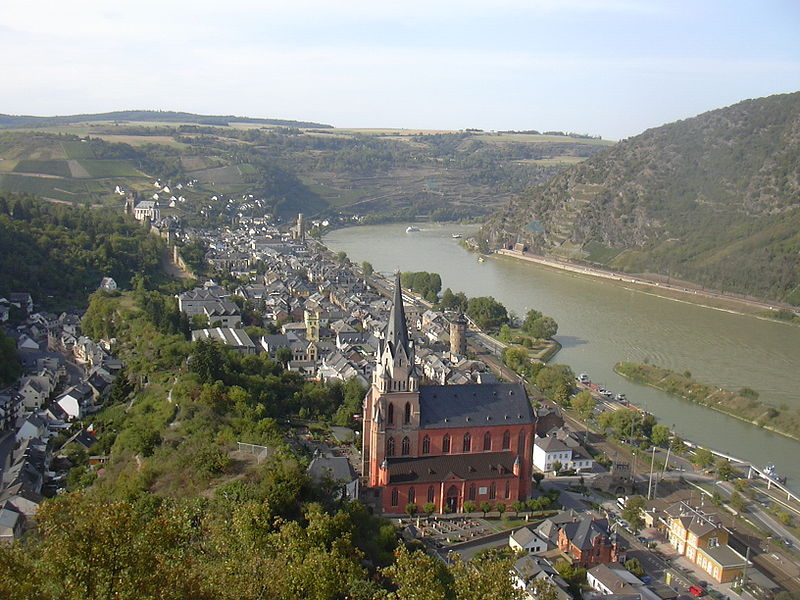
#> input picture lessons/images/oberwesel_1.JPG, 800 x 600 px, found by its file name
$ jupyter execute 02_Computer_Vision_Basics.ipynb
#> lines starting #> are read from the running program, lines starting #| are printed output that depends on the picture
<a href="https://colab.research.google.com/github/drhoffma/HarperIDEAShopCVCC/blob/main/lessons/02_Computer_Vision_Basics.ipynb" target="_parent"></a>

# Welcome to **Harper College's IDEAShop** curriculum!

**Course Title:** *Computer Vision, Cameras, & Code*

**Quick Links:** [Homepage](https://tinyurl.com/harpercv-home) | [Syllabus](https://tinyurl.com/harpercv-syllabus) | [Blackboard](#) | [Instructor](https://davidrhoffman.net)

***Terms of use:*** *This course is public domain. If you'd like to use content from this course, please request consent by [contacting Harper College MakerSpace](https://www.harpercollege.edu/maker/contact/index.php).*

---

# Computer Vision Basics
* Images and Pixels
* Color Channels
* Basic manipulations (resizing, flipping)
* Extracting ROIs
* Drawing
* Masks
* Blurring

## Images and Pixels

### Load an image

[cell 1]
# imports
import cv2
from google.colab.patches import cv2_imshow

# load an image
image = cv2.imread("oberwesel_1.JPG")
#> image is the input picture: shape (600, 800, 3); mean B, G, R 120.9, 130.2, 129.9

# display the image
cv2_imshow(image)

## Color Channels

[cell 2]
# code playground

shape = image.shape
#> shape = (600, 800, 3)
print(shape)
#| (600, 800, 3)

# BGR pixels = Blue, Green, Red
corner_pixel = image[0, 0]
#> corner_pixel = [254, 250, 249]
print(corner_pixel)
#| [254 250 249]
# pixels [0: 255]  (256 possible values for each color channel component)

# convert the image to grayscale
gray_image = cv2.cvtColor(image, cv2.COLOR_BGR2GRAY)
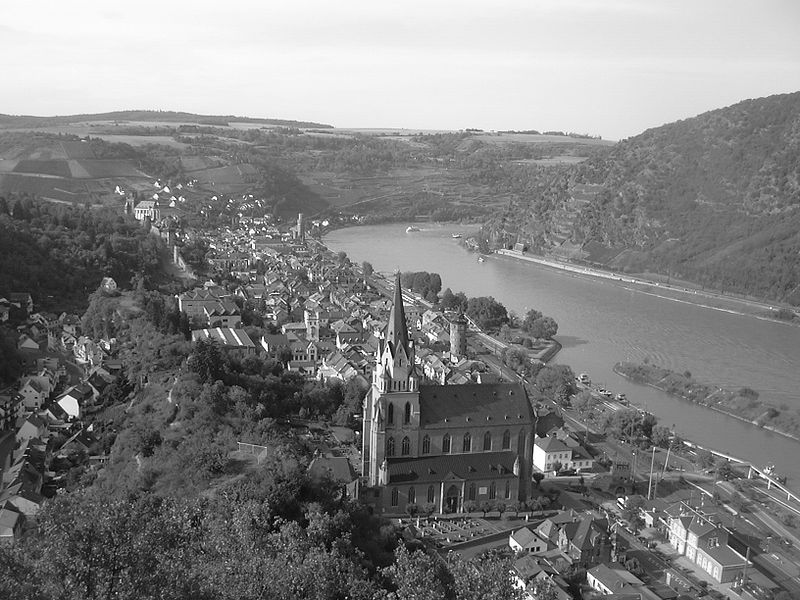
#> gray_image: shape (600, 800); min 0, max 255, mean 129.1
cv2_imshow(gray_image)
shape = gray_image.shape
#> shape = (600, 800)
print(shape)
#| (600, 800)

# print the top left corner pixel of the grayscale image
top_left_corner_pixel = gray_image[0, 0]
#> top_left_corner_pixel = 250
print(top_left_corner_pixel)
#| 250

# print the bottom right corner pixel value of the grayscale image
bottom_right_corner_pixel = gray_image[559, 799]
#> bottom_right_corner_pixel = 100
print(bottom_right_corner_pixel)
#| 100

# bottom left grayscale pixel
bottom_left_corner_pixel = gray_image[559, 0]
#> bottom_left_corner_pixel = 42
print(bottom_left_corner_pixel)
#| 42

## Basic manipulations (resizing, flipping)

[cell 3]
# code playground

# resize the image smaller
resized = cv2.resize(image, (400, 300))
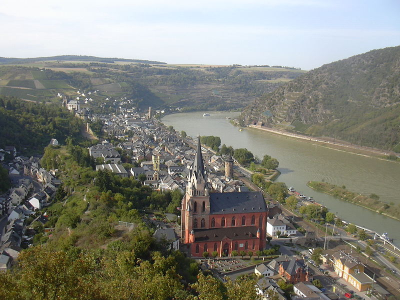
#> resized: shape (300, 400, 3); mean B, G, R 121.1, 130.4, 130
cv2_imshow(resized)

import imutils
resized_2 = imutils.resize(image, width=500)
cv2_imshow(resized_2)
print(resized_2.shape)
#| (375, 500, 3)

## Extracting ROIs

[cell 4]
# code playground

# image[startY:endY, startX:endX]
roi = resized_2[160:340, 215:340]
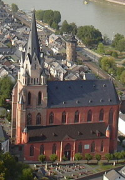
#> roi: shape (180, 125, 3); mean B, G, R 89.8, 98.4, 106.9
cv2_imshow(roi)

$ run again, with lessons/images/oberwesel_2.jpg copied over lessons/images/oberwesel_1.JPG
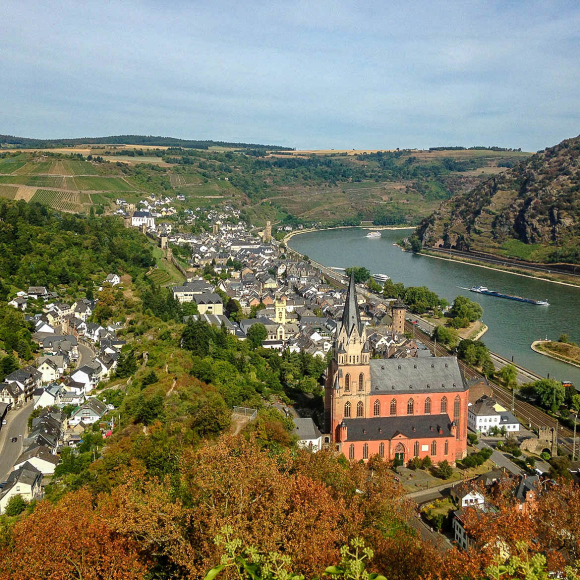
#> input picture lessons/images/oberwesel_2.jpg, 1160 x 1160 px, found by its file name (shown at 1/2 size)
#> image is the input picture: shape (1160, 1160, 3); mean B, G, R 101.8, 123.4, 124.7
#| (1160, 1160, 3)
#> corner_pixel = [223, 206, 187]
#| [223 206 187]
#> `gray_image = cv2.cvtColor(image, cv2.COLOR_BGR2GRAY)`:
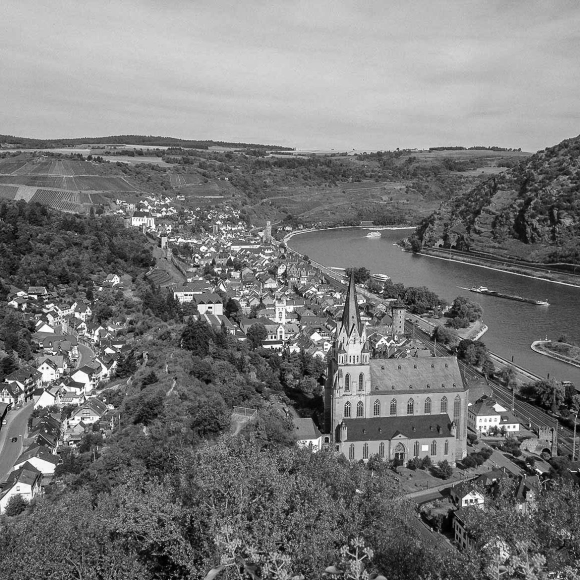
#> gray_image: shape (1160, 1160) (shown at 1/2 size); min 0, max 255, mean 121.3
#| (1160, 1160)
#> top_left_corner_pixel = 202
#| 202
#> bottom_right_corner_pixel = 135
#| 135
#> bottom_left_corner_pixel = 86
#| 86
#| (500, 500, 3)
#> `roi = resized_2[160:340, 215:340]`:
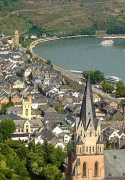
#> roi: shape (180, 125, 3); mean B, G, R 98.6, 120, 119.6

$ run again, with lessons/images/wine.jpg copied over lessons/images/oberwesel_1.JPG
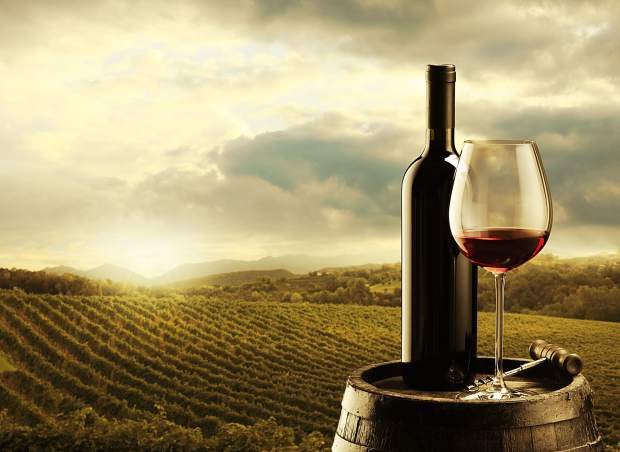
#> input picture lessons/images/wine.jpg, 620 x 452 px, found by its file name
#> image is the input picture: shape (452, 620, 3); mean B, G, R 105.9, 145.7, 160.1
#| (452, 620, 3)
#> corner_pixel = [122, 165, 182]
#| [122 165 182]
#> `gray_image = cv2.cvtColor(image, cv2.COLOR_BGR2GRAY)`:
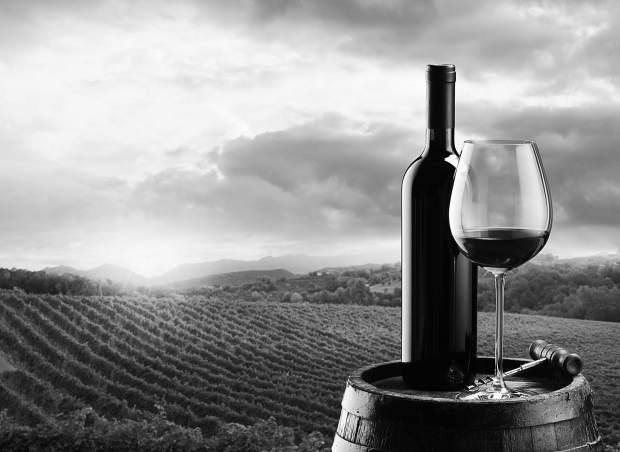
#> gray_image: shape (452, 620); min 0, max 255, mean 145.5
#| (452, 620)
#> top_left_corner_pixel = 165
#| 165
#| (364, 500, 3)
#> `roi = resized_2[160:340, 215:340]`:
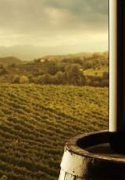
#> roi: shape (180, 125, 3); mean B, G, R 65.1, 111.2, 130.1
